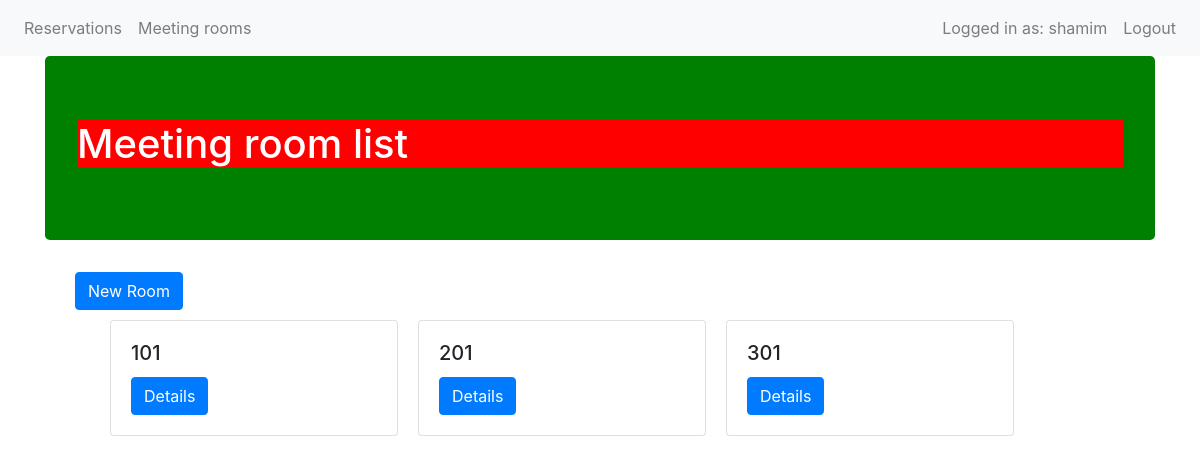
Screenshot of /rooms/ (signed in) with the database file from the repository.
### API/models.py (models this page shows, shortened)
class MeetingRoom(models.Model):
    user = models.ForeignKey(User, default=1, null=True,
                             on_delete=models.SET_NULL)
    room_number = models.IntegerField(unique=True, blank=False)
    capacity = models.IntegerField(blank=False)
    def get_absolute_url(self):
        return reverse('room-details', kwargs={'room_number': self.room_number})

### room/views.py (the view)
# urls.py: path('', room_list_view, name='room-list'),
def room_list_view(request):
    queryset = MeetingRoom.objects.all()
    title = "Meeting room list"
    template_name = 'room/list.html'
    context = {
        'title': title,
        'object_list': queryset
    }
    return render(request, template_name, context)

### room/templates/room/list.html (shortened to what this page needs)
{% extends 'base.html' %}
{% block content %}
    <div>
        <div class="container">
            <a href='create/' class="btn btn-primary">New Room</a>
        </div>
    </div>
<div class="content">
{% for object in object_list %}
        {% include  'room/list-inline.html' with meeting_room=object %}
{% endfor %}
{% endblock content %}

### templates/navbar.html (shortened to what this page needs)
<div class='container-fuild'>
<nav class="navbar navbar-expand-lg navbar-light bg-light">
  <div class="collapse navbar-collapse" id="navbarNav">
    <ul class="navbar-nav">
          <li class="nav-item">
            <a class="nav-link" href="/">Reservations</a>
          </li>
          <li class="nav-item">
            <a class="nav-link" href={{ "/rooms" }}>Meeting rooms</a>
          </li>
    </ul>
  </div>
  {% if request.user.is_authenticated %}
    <ul class="navbar-nav">
          <li class="nav-item">
            <a class="nav-link">Logged in as: {{ user }}</a>
          </li>
          <li class="nav-item">
            <a class="nav-link" href={{ "/user/logout" }}>Logout</a>
          </li>
    </ul>
  {% endif %}
</nav>
 </div>

### room/templates/room/list-inline.html (shortened to what this page needs)
    <div class="card" style="width: 18rem;">
        <div class="card-body">
            <h5 class="card-title">{{ meeting_room.room_number }}</h5>
            <a href='{{ meeting_room.get_absolute_url }}' class="btn btn-primary">Details</a>
        </div>
    </div>

### static/css/style.css (style rules this page uses)
.content { margin-right: auto; margin-left: auto; width: 1000px; display: flex; flex-direction: row; flex-wrap: wrap; }
.card { margin: 10px; }
a { color: white; text-decoration: none; background-color: transparent; }

### rows the page displays
MeetingRoom: room_number "101"
MeetingRoom: room_number "201"
MeetingRoom: room_number "301"

### other values shown
{{ user }} "shamim"
{{ title }} "Meeting room list"
